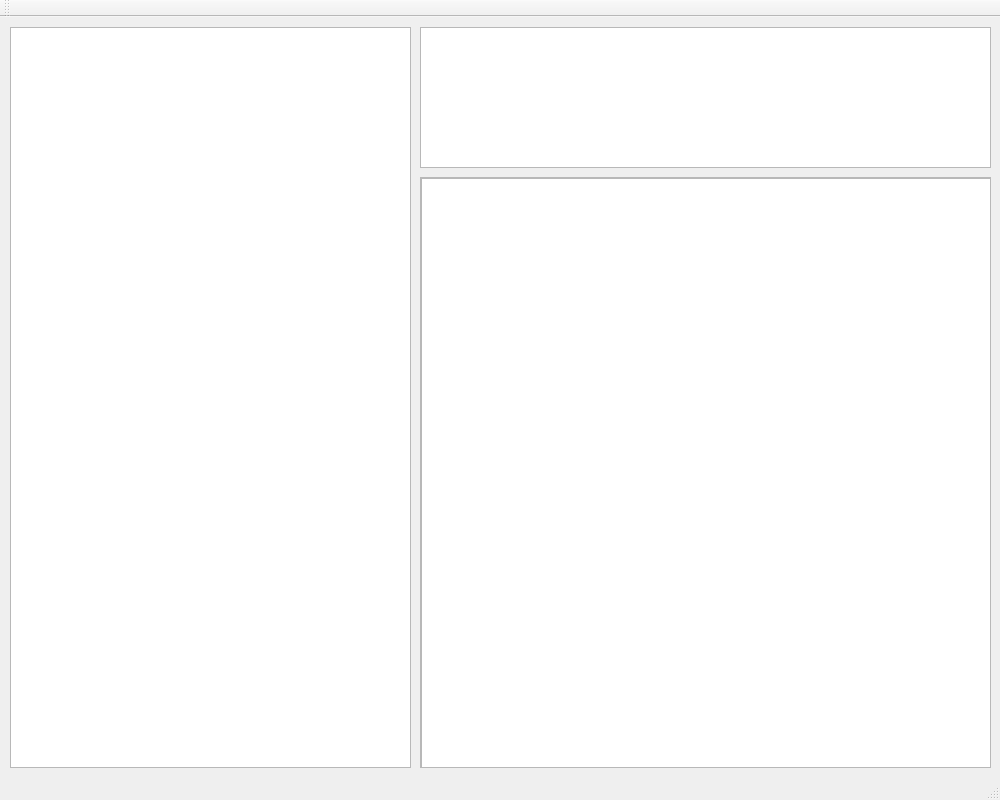
<?xml version="1.0" encoding="UTF-8"?>
<ui version="4.0">
 <class>MainWindow</class>
 <widget class="QMainWindow" name="MainWindow">
  <property name="geometry">
   <rect>
    <x>0</x>
    <y>0</y>
    <width>1000</width>
    <height>800</height>
   </rect>
  </property>
  <property name="windowTitle">
   <string>MainWindow</string>
  </property>
  <widget class="QWidget" name="centralwidget">
   <widget class="QTableView" name="tableView">
    <property name="geometry">
     <rect>
      <x>10</x>
      <y>10</y>
      <width>401</width>
      <height>741</height>
     </rect>
    </property>
   </widget>
   <widget class="QTextEdit" name="textEdit">
    <property name="geometry">
     <rect>
      <x>420</x>
      <y>10</y>
      <width>571</width>
      <height>141</height>
     </rect>
    </property>
   </widget>
   <widget class="QScrollArea" name="scrollArea">
    <property name="geometry">
     <rect>
      <x>420</x>
      <y>160</y>
      <width>571</width>
      <height>591</height>
     </rect>
    </property>
    <property name="widgetResizable">
     <bool>true</bool>
    </property>
    <widget class="QWidget" name="scrollAreaWidgetContents">
     <property name="geometry">
      <rect>
       <x>0</x>
       <y>0</y>
       <width>569</width>
       <height>589</height>
      </rect>
     </property>
     <widget class="QGraphicsView" name="graphicsView">
      <property name="geometry">
       <rect>
        <x>0</x>
        <y>0</y>
        <width>571</width>
        <height>591</height>
       </rect>
      </property>
     </widget>
    </widget>
   </widget>
  </widget>
  <widget class="QStatusBar" name="statusbar"/>
  <widget class="QToolBar" name="toolBar">
   <property name="windowTitle">
    <string>toolBar</string>
   </property>
   <attribute name="toolBarArea">
    <enum>TopToolBarArea</enum>
   </attribute>
   <attribute name="toolBarBreak">
    <bool>false</bool>
   </attribute>
  </widget>
 </widget>
 <resources/>
 <connections/>
</ui>
